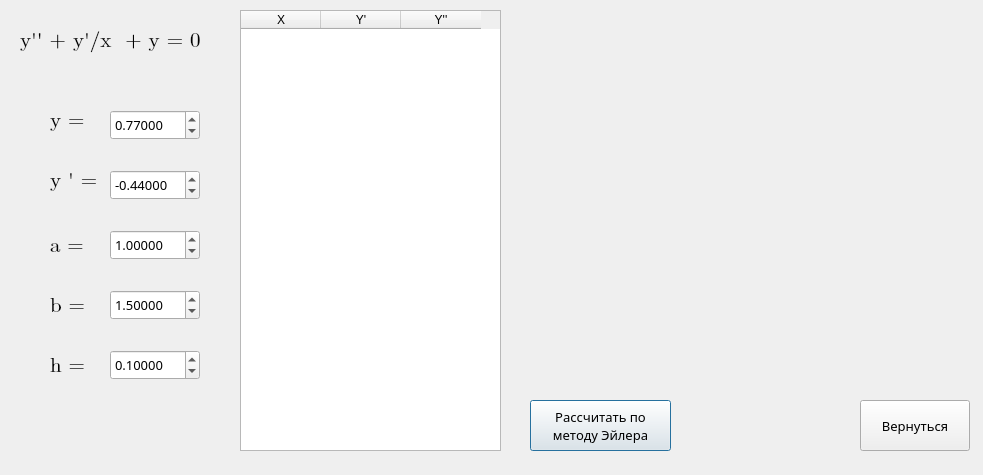
<?xml version="1.0" encoding="UTF-8"?>
<ui version="4.0">
 <class>task2window</class>
 <widget class="QDialog" name="task2window">
  <property name="geometry">
   <rect>
    <x>0</x>
    <y>0</y>
    <width>983</width>
    <height>475</height>
   </rect>
  </property>
  <property name="minimumSize">
   <size>
    <width>983</width>
    <height>475</height>
   </size>
  </property>
  <property name="maximumSize">
   <size>
    <width>983</width>
    <height>475</height>
   </size>
  </property>
  <property name="windowTitle">
   <string>Решение ДУ второго порядка</string>
  </property>
  <property name="windowIcon">
   <iconset>
    <normaloff>icon.png</normaloff>icon.png</iconset>
  </property>
  <widget class="QLabel" name="lY">
   <property name="geometry">
    <rect>
     <x>50</x>
     <y>100</y>
     <width>91</width>
     <height>41</height>
    </rect>
   </property>
   <property name="font">
    <font>
     <family>Cambria Math</family>
     <pointsize>16</pointsize>
     <italic>false</italic>
     <underline>false</underline>
     <strikeout>false</strikeout>
    </font>
   </property>
   <property name="text">
    <string>y =</string>
   </property>
  </widget>
  <widget class="QLabel" name="lFunc">
   <property name="geometry">
    <rect>
     <x>20</x>
     <y>20</y>
     <width>211</width>
     <height>41</height>
    </rect>
   </property>
   <property name="font">
    <font>
     <family>Cambria Math</family>
     <pointsize>16</pointsize>
     <italic>false</italic>
     <underline>false</underline>
     <strikeout>false</strikeout>
    </font>
   </property>
   <property name="text">
    <string>y'' + y'/x  + y = 0</string>
   </property>
  </widget>
  <widget class="QLabel" name="lH">
   <property name="geometry">
    <rect>
     <x>50</x>
     <y>340</y>
     <width>51</width>
     <height>51</height>
    </rect>
   </property>
   <property name="font">
    <font>
     <family>Cambria Math</family>
     <pointsize>16</pointsize>
     <italic>false</italic>
     <underline>false</underline>
     <strikeout>false</strikeout>
    </font>
   </property>
   <property name="text">
    <string>h =</string>
   </property>
  </widget>
  <widget class="QDoubleSpinBox" name="ds_y">
   <property name="geometry">
    <rect>
     <x>110</x>
     <y>110</y>
     <width>90</width>
     <height>30</height>
    </rect>
   </property>
   <property name="font">
    <font>
     <family>Calibri Light</family>
     <pointsize>10</pointsize>
    </font>
   </property>
   <property name="decimals">
    <number>5</number>
   </property>
   <property name="value">
    <double>0.770000000000000</double>
   </property>
  </widget>
  <widget class="QDoubleSpinBox" name="ds_y_der">
   <property name="geometry">
    <rect>
     <x>110</x>
     <y>170</y>
     <width>90</width>
     <height>30</height>
    </rect>
   </property>
   <property name="font">
    <font>
     <family>Calibri Light</family>
     <pointsize>10</pointsize>
    </font>
   </property>
   <property name="decimals">
    <number>5</number>
   </property>
   <property name="minimum">
    <double>-99.989999999999995</double>
   </property>
   <property name="value">
    <double>-0.440000000000000</double>
   </property>
  </widget>
  <widget class="QDoubleSpinBox" name="ds_h">
   <property name="geometry">
    <rect>
     <x>110</x>
     <y>350</y>
     <width>90</width>
     <height>30</height>
    </rect>
   </property>
   <property name="font">
    <font>
     <family>Calibri Light</family>
     <pointsize>10</pointsize>
    </font>
   </property>
   <property name="decimals">
    <number>5</number>
   </property>
   <property name="value">
    <double>0.100000000000000</double>
   </property>
  </widget>
  <widget class="QTableWidget" name="tableW">
   <property name="geometry">
    <rect>
     <x>240</x>
     <y>10</y>
     <width>261</width>
     <height>441</height>
    </rect>
   </property>
   <attribute name="horizontalHeaderDefaultSectionSize">
    <number>80</number>
   </attribute>
   <column>
    <property name="text">
     <string>X</string>
    </property>
   </column>
   <column>
    <property name="text">
     <string>Y'</string>
    </property>
   </column>
   <column>
    <property name="text">
     <string>Y''</string>
    </property>
   </column>
  </widget>
  <widget class="QPushButton" name="bEuler">
   <property name="geometry">
    <rect>
     <x>530</x>
     <y>400</y>
     <width>141</width>
     <height>51</height>
    </rect>
   </property>
   <property name="font">
    <font>
     <family>Bahnschrift Light</family>
     <pointsize>10</pointsize>
    </font>
   </property>
   <property name="text">
    <string>Рассчитать по
методу Эйлера</string>
   </property>
  </widget>
  <widget class="QPushButton" name="bReturn">
   <property name="geometry">
    <rect>
     <x>860</x>
     <y>400</y>
     <width>110</width>
     <height>51</height>
    </rect>
   </property>
   <property name="font">
    <font>
     <family>Bahnschrift Light</family>
     <pointsize>10</pointsize>
    </font>
   </property>
   <property name="text">
    <string>Вернуться</string>
   </property>
  </widget>
  <widget class="MplWidget" name="MplWidget" native="true">
   <property name="geometry">
    <rect>
     <x>530</x>
     <y>10</y>
     <width>451</width>
     <height>281</height>
    </rect>
   </property>
  </widget>
  <widget class="QLabel" name="lY_der">
   <property name="geometry">
    <rect>
     <x>50</x>
     <y>160</y>
     <width>91</width>
     <height>41</height>
    </rect>
   </property>
   <property name="font">
    <font>
     <family>Cambria Math</family>
     <pointsize>16</pointsize>
     <italic>false</italic>
     <underline>false</underline>
     <strikeout>false</strikeout>
    </font>
   </property>
   <property name="text">
    <string>y ' =</string>
   </property>
  </widget>
  <widget class="QLabel" name="lA">
   <property name="geometry">
    <rect>
     <x>50</x>
     <y>220</y>
     <width>51</width>
     <height>51</height>
    </rect>
   </property>
   <property name="font">
    <font>
     <family>Cambria Math</family>
     <pointsize>16</pointsize>
     <italic>false</italic>
     <underline>false</underline>
     <strikeout>false</strikeout>
    </font>
   </property>
   <property name="text">
    <string>a =</string>
   </property>
  </widget>
  <widget class="QDoubleSpinBox" name="ds_a">
   <property name="geometry">
    <rect>
     <x>110</x>
     <y>230</y>
     <width>90</width>
     <height>30</height>
    </rect>
   </property>
   <property name="font">
    <font>
     <family>Calibri Light</family>
     <pointsize>10</pointsize>
    </font>
   </property>
   <property name="decimals">
    <number>5</number>
   </property>
   <property name="minimum">
    <double>-99.000000000000000</double>
   </property>
   <property name="value">
    <double>1.000000000000000</double>
   </property>
  </widget>
  <widget class="QLabel" name="lB">
   <property name="geometry">
    <rect>
     <x>50</x>
     <y>280</y>
     <width>51</width>
     <height>51</height>
    </rect>
   </property>
   <property name="font">
    <font>
     <family>Cambria Math</family>
     <pointsize>16</pointsize>
     <italic>false</italic>
     <underline>false</underline>
     <strikeout>false</strikeout>
    </font>
   </property>
   <property name="text">
    <string>b =</string>
   </property>
  </widget>
  <widget class="QDoubleSpinBox" name="ds_b">
   <property name="geometry">
    <rect>
     <x>110</x>
     <y>290</y>
     <width>90</width>
     <height>30</height>
    </rect>
   </property>
   <property name="font">
    <font>
     <family>Calibri Light</family>
     <pointsize>10</pointsize>
    </font>
   </property>
   <property name="decimals">
    <number>5</number>
   </property>
   <property name="minimum">
    <double>-99.000000000000000</double>
   </property>
   <property name="value">
    <double>1.500000000000000</double>
   </property>
  </widget>
 </widget>
 <customwidgets>
  <customwidget>
   <class>MplWidget</class>
   <extends>QWidget</extends>
   <header>mplwidget.h</header>
   <container>1</container>
  </customwidget>
 </customwidgets>
 <resources/>
 <connections/>
</ui>
